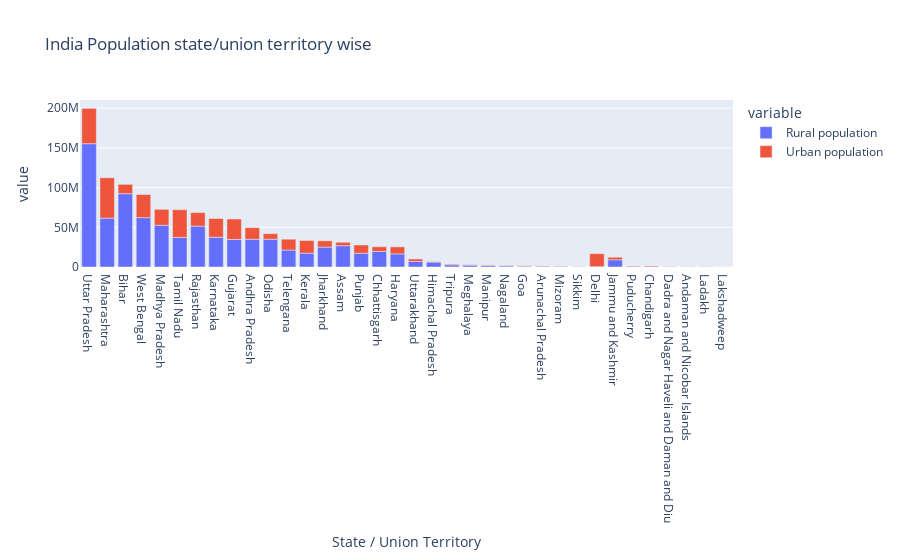

The notebook cell saved with this chart:
### Code cell
fig = px.bar(populationIndiaCensus2011, x = "State / Union Territory", y = ["Rural population", "Urban population"], title = "India Population state/union territory wise")
fig.show()

### Figure 1 — Plotly figure (JSON) as saved in the notebook; plotly's stock layout.template omitted (floating-point values rounded to 4 significant figures)
{"data": [{"alignmentgroup": "True", "hovertemplate": "variable=Rural population<br>State / Union Territory=%{x}<br>value=%{y}<extra></extra>", "legendgroup": "Rural population", "marker": {"color": "#636efa"}, "name": "Rural population", "offsetgroup": "Rural population", "orientation": "v", "showlegend": true, "textposition": "auto", "type": "bar", "x": ["Uttar Pradesh", "Maharashtra", "Bihar", "West Bengal", "Madhya Pradesh", "Tamil Nadu", "Rajasthan", "Karnataka", "Gujarat", "Andhra Pradesh", "Odisha", "Telengana", "Kerala", "Jharkhand", "Assam", "Punjab", "Chhattisgarh", "Haryana", "Uttarakhand", "Himachal Pradesh", "Tripura", "Meghalaya", "Manipur", "Nagaland", "Goa", "Arunachal Pradesh", "Mizoram", "Sikkim", "Delhi", "Jammu and Kashmir", "Puducherry", "Chandigarh", "Dadra and Nagar Haveli and Daman and Diu", "Andaman and Nicobar Islands", "Ladakh", "Lakshadweep"], "xaxis": "x", "y": [155317278, 61556074, 92341436, 62183113, 52557404, 37229590, 51500352, 37469335, 34694609, 34966693, 34970562, 21395009, 17471135, 25055073, 26807034, 17344192, 19607961, 16509359, 7036954, 6176050, 2712464, 2371439, 1793875, 1407536, 551731, 1066358, 525435, 456999, 419042, 9064220, 395200, 28991, 243510, 237093, 43840, 14141], "yaxis": "y"}, {"alignmentgroup": "True", "hovertemplate": "variable=Urban population<br>State / Union Territory=%{x}<br>value=%{y}<extra></extra>", "legendgroup": "Urban population", "marker": {"color": "#EF553B"}, "name": "Urban population", "offsetgroup": "Urban population", "orientation": "v", "showlegend": true, "textposition": "auto", "type": "bar", "x": ["Uttar Pradesh", "Maharashtra", "Bihar", "West Bengal", "Madhya Pradesh", "Tamil Nadu", "Rajasthan", "Karnataka", "Gujarat", "Andhra Pradesh", "Odisha", "Telengana", "Kerala", "Jharkhand", "Assam", "Punjab", "Chhattisgarh", "Haryana", "Uttarakhand", "Himachal Pradesh", "Tripura", "Meghalaya", "Manipur", "Nagaland", "Goa", "Arunachal Pradesh", "Mizoram", "Sikkim", "Delhi", "Jammu and Kashmir", "Puducherry", "Chandigarh", "Dadra and Nagar Haveli and Daman and Diu", "Andaman and Nicobar Islands", "Ladakh", "Lakshadweep"], "xaxis": "x", "y": [44495063, 50818259, 11758016, 29093002, 20069405, 34917440, 17048085, 23625962, 25745083, 14610410, 7003656, 13608665, 15934926, 7933061, 4398542, 10399146, 5937237, 8842103, 3049338, 688552, 961453, 595450, 776515, 570966, 906814, 317369, 571771, 153578, 16368899, 3202812, 852753, 1026459, 342254, 143488, 230160, 50332], "yaxis": "y"}], "layout": {"barmode": "relative", "legend": {"title": {"text": "variable"}, "tracegroupgap": 0}, "title": {"text": "India Population state/union territory wise"}, "xaxis": {"anchor": "y", "domain": [0, 1], "title": {"text": "State / Union Territory"}}, "yaxis": {"anchor": "x", "domain": [0, 1], "title": {"text": "value"}}}}
